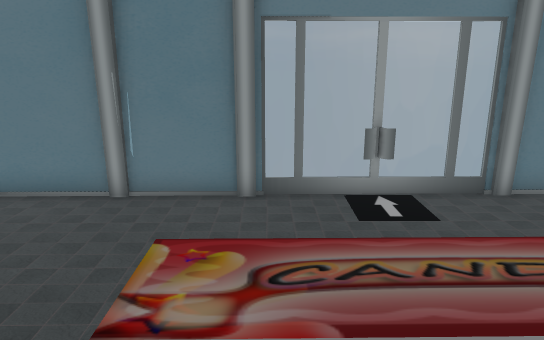
[1] (above)

13 first-person views from a walk through a scene from a Unity 3-D project. The camera is 1.4 m above the floor, tilts 14° down and sees 70° across. The floor is counted in squares, 0.5 m on a side. Each view is taken from the middle of a square. On the plan, view 1 faces up. The plan holds only what a view shows up to about 20 squares ahead; the rest is blank. The player character is not drawn. Some animated figures are not drawn. Some surface patterns are stand-ins.

[2]
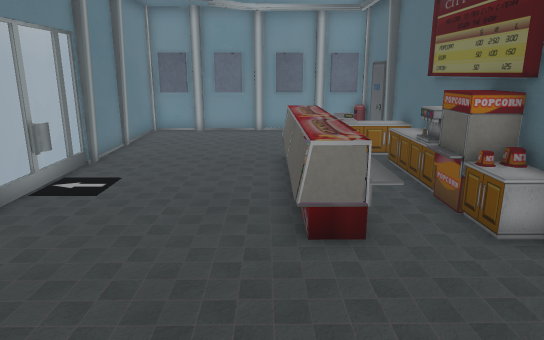

[3]
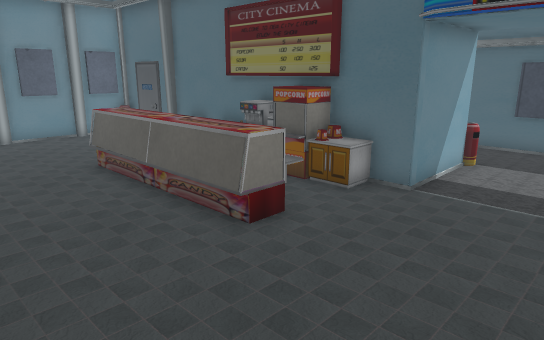

[4]
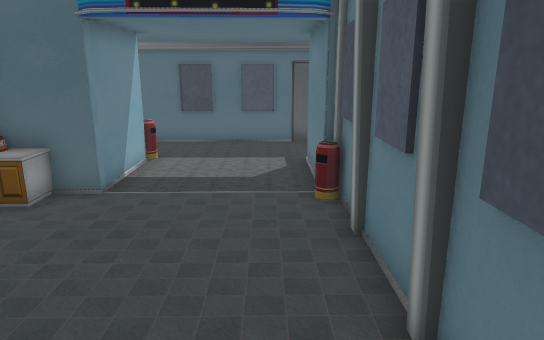

[5]
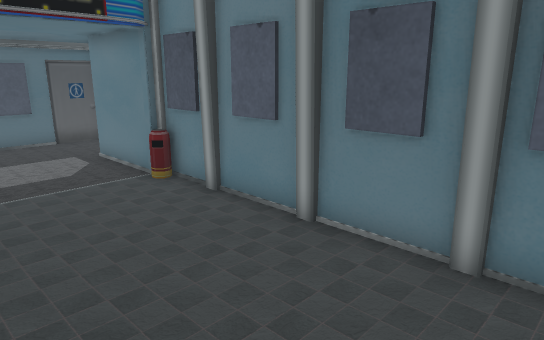

[6]
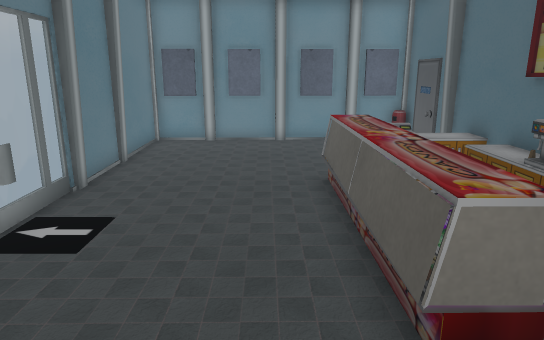

[7]
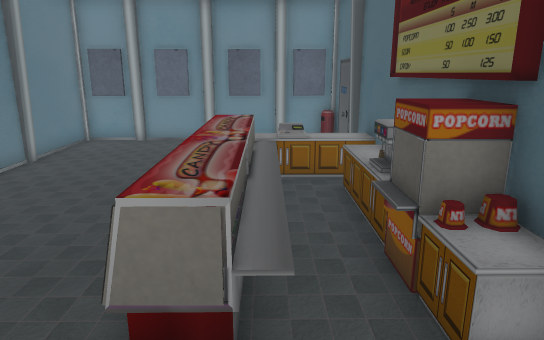

[8]
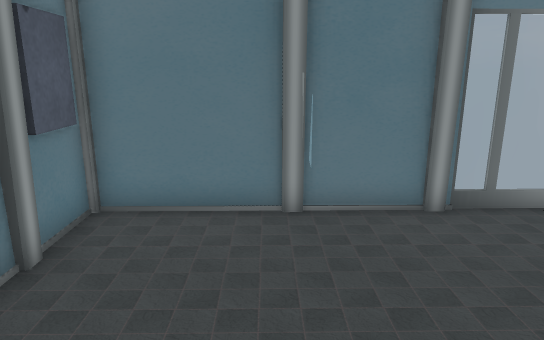

[9]
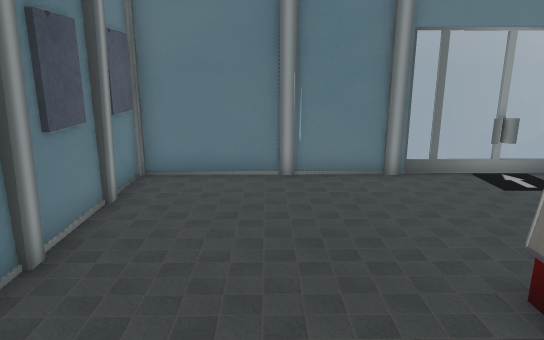

[10]
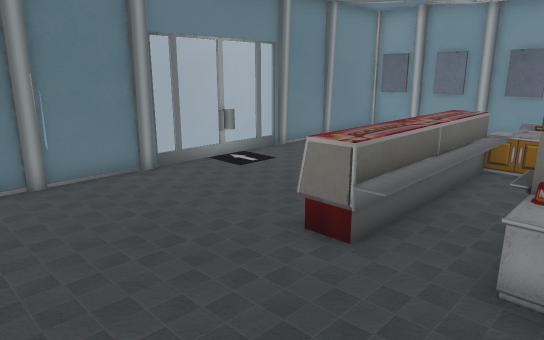

[11]
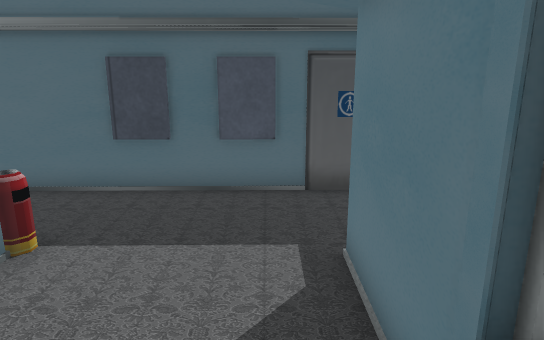

[12]
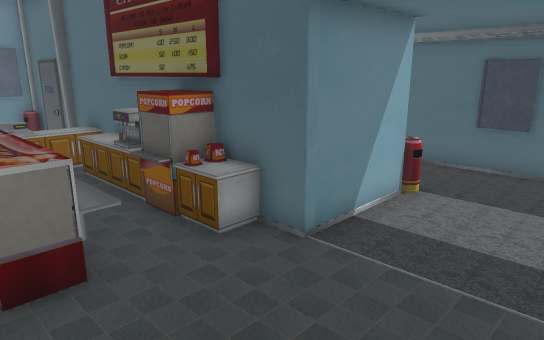

[13]
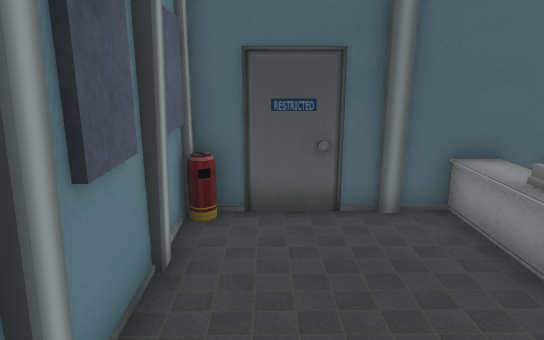

### Floor plan
Key: @ floor where view 1 was taken; # wall or solid block; . floor; = window, fence, low wall or low ledge; ^ raised ledge; O other object.
Columns run from 9 left of view 1 to 13 right of it. Each row starts with its distance up from view 1.
  9  ########======########
  8  #...................##
  7  #...................##
  6  #....................#
  5  # .................. #
  4  ##..................##
  3  #.......=======......#
  2  #......========......#
  1  #......=OOOOOOOO.....#
  0  ##......@.....=O....##
 -1  #=......#^^#=O.O. =.=#
 -2  ##....################
 -3   #....#
 -4   #....#
 -5   #....#
 -6   .....=
 -7  ........
 -8  ........
 -9 ###########

Where each view was taken, in squares from view 1:
view 1: 0 up, 0 right, facing up
view 2: 3 up, 7 left, facing right
view 3: 7 up, 6 left, facing down-right
view 4: 7 up, 6 left, facing down
view 5: 8 up, 2 left, facing down-left
view 6: 4 up, 4 left, facing right
view 7: 1 up, 4 left, facing right
view 8: 1 up, 4 left, facing up
view 9: 2 down, 4 left, facing up
view 10: 2 down, 6 left, facing up-right
view 11: 0 up, 6 left, facing down
view 12: 3 up, 6 left, facing down-right
view 13: 6 up, 11 right, facing down
